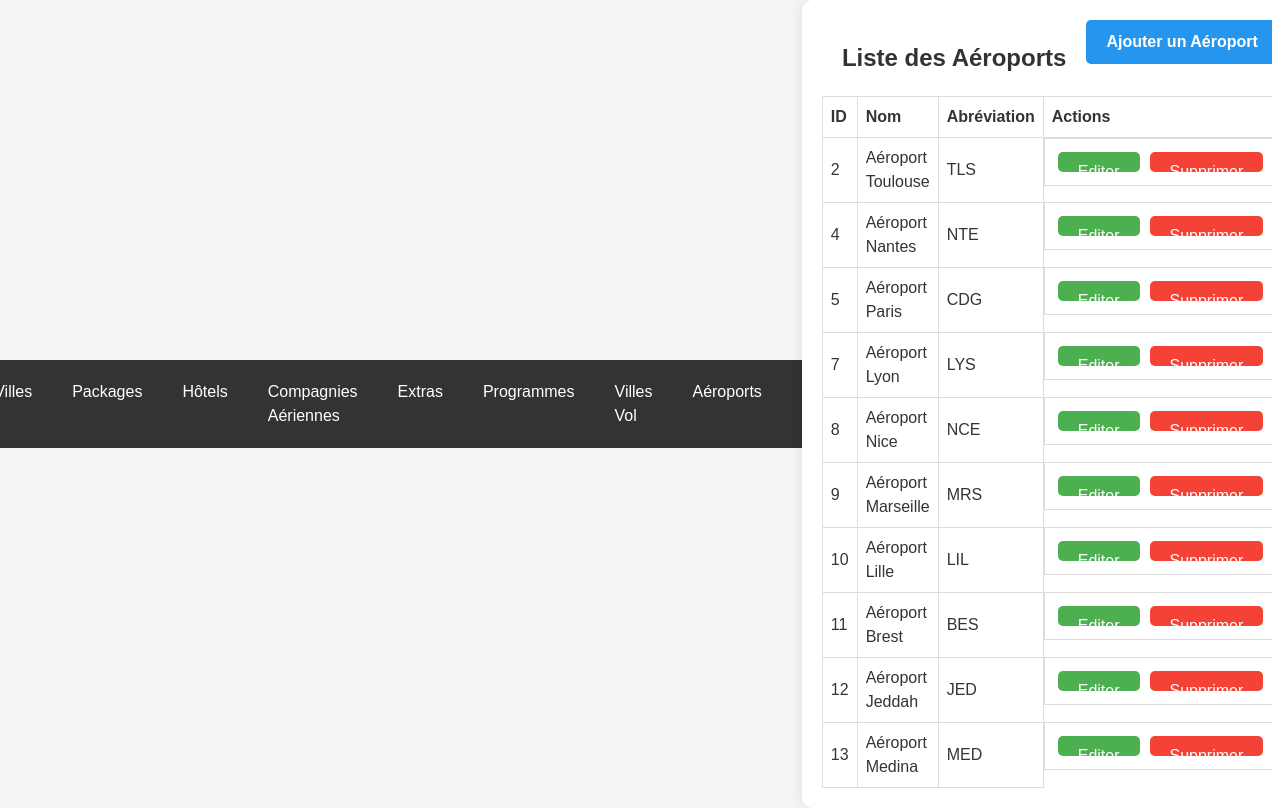
/liste_aeroport.php (signed in), run on the app's committed database.
### tables this page shows
CREATE TABLE `airports` (
  `id` int(11) NOT NULL,
  `nom` varchar(255) NOT NULL,
  `abrv` varchar(255) NOT NULL
);

### liste_aeroport.php (the view, shortened to what this page needs)
<!DOCTYPE html>
<html lang="fr">
<head>
    <link rel="stylesheet" href="">
    <?php include 'header.php'; ?>
</head>
<body>
    <div class="container mt-5">
    <a href="ajout_aeroport.php" class='btn-add'><b>Ajouter un Aéroport</b></a>
        <h2 class="text-center">Liste des Aéroports</h2>
        <table class="table table-bordered">
            <thead class="thead-dark">
                <tr>
                    <th>ID</th>
                    <th>Nom</th>
                    <th>Abréviation</th>
                    <th>Actions</th>
                </tr>
            </thead>
            <tbody>
                <?php
                include 'db.php';
                $sql = "SELECT * FROM airports";
                $result = mysqli_query($conn, $sql);
                if (mysqli_num_rows($result) > 0) {
                    while ($row = mysqli_fetch_assoc($result)) {
                        echo "<tr>";
                        echo "<td>" . $row["id"] . "</td>";
                        echo "<td>" . $row["nom"] . "</td>";
                        echo "<td>" . $row["abrv"] . "</td>";
                        echo "<td class='btn-group' >";
                        echo "<a class='btn btn-edit' href='edit_aeroport.php?id=" . $row["id"] . "'>Editer</a>";
                        echo "<a class='btn btn-delete' href='delete_aeroport.php?id=" . $row["id"] . "' onclick=\"return confirm('Êtes-vous sûr de vouloir supprimer cet Aeroport?')\">Supprimer</a>";
                        echo "</td>";
                        echo "</tr>";
                    }
                } else {
                    echo "<tr><td colspan='4' class='text-center'>Aucune ville de départ trouvée</td></tr>";
                }
                ?>
            </tbody>
        </table>
    </div>
</body>
</html>

### css/styles.css (style rules this page uses)
body { font-family: 'Lexend', sans-serif; line-height: 1.5; min-height: 100vh; display: flex; align-items: center; justify-content: center; color: #393232; background-color: #f7f7f7; }
.btn-group { display: flex; justify-content: space-between; }
.btn-group { margin-top: auto; }

### liste_aeroport.php (style rules this page uses)
body { font-family: Arial, sans-serif; background-color: #f4f4f4; margin: 0; padding: 0; box-sizing: border-box; }
.container { width: 80%; margin: auto; background-color: #fff; padding: 20px; border-radius: 10px; box-shadow: 0 0 10px rgba(0, 0, 0, 0.1); }
h2 { text-align: center; color: #333; }
table { width: 100%; border-collapse: collapse; }
th, td { border: 1px solid #ddd; padding: 8px; text-align: left; }
.btn-group { text-align: center; height:30px; }
.btn { padding: 8px 20px; margin: 5px; border: none; border-radius: 5px; cursor: pointer; }
.btn-delete { background-color: #f44336; color: white; padding: 8px 20px; border: none; border-radius: 5px; cursor: pointer; text-decoration: none; }
.btn-add { background-color: #2595ee; color: white; padding: 10px 20px; border: none; border-radius: 5px; cursor: pointer; float:right; text-decoration: none; }
.btn-edit { background-color: #4CAF50; color: white; text-decoration: none; }

### header.php (style rules this page uses)
body { font-family: Arial, sans-serif; background-color: #f4f4f4; margin: 0; padding: 0; box-sizing: border-box; }

### data on the page
airports: id "2", nom "Aéroport Toulouse", abrv "TLS"
airports: id "4", nom "Aéroport Nantes", abrv "NTE"
airports: id "5", nom "Aéroport Paris", abrv "CDG"
airports: id "7", nom "Aéroport Lyon", abrv "LYS"
airports: id "8", nom "Aéroport Nice", abrv "NCE"
airports: id "9", nom "Aéroport Marseille", abrv "MRS"
airports: id "10", nom "Aéroport Lille", abrv "LIL"
airports: id "11", nom "Aéroport Brest", abrv "BES"
airports: id "12", nom "Aéroport Jeddah", abrv "JED"
airports: id "13", nom "Aéroport Medina", abrv "MED"
